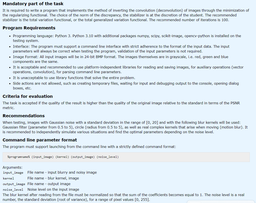
#> input picture VarMethods_Task1/Task1_condition_en.png, 256 x 203 px, shrunk from 1184 x 940 before the run
$ python main.py Task1_condition_en.png Task1_condition_ru.png out.png 1.0
#> lines starting #> are read from the running program, lines starting #| are printed output that depends on the picture
import numpy as np
import cv2
from scipy import signal
import sys

def gradient(z, u, kernel, alpha, noise=0):
    temp = signal.convolve2d(z, kernel, mode='same', boundary='symm') - u + noise
    kernel_T = np.rot90(kernel, k=2)
    residual_part = (2 * signal.convolve2d(temp, kernel_T, mode='same', boundary='symm')).astype('float64')
    for i in range(-1, 2):
        for j in range(-1, 2):
            if i != 0 or j != 0:
                grad = np.sign(np.roll(z, (i, j), axis=(1, 0)) - z)
                grad = np.roll(grad, (-i, -j), axis=(1, 0)) - grad
                grad = grad.astype('float64') / ((i ** 2 + j ** 2) ** 0.5)
                residual_part += alpha * grad

    return residual_part

def deconvolution(blurred_image, kernel, noise_level, alpha=0.1, gamma=0.85, initial_lr=1, n_iter=100):
    result = blurred_image.copy()
    for i in range(1, n_iter + 1):
        if i != 1:
            grad = gradient(result - gamma * v, blurred_image, kernel, alpha)
            v = gamma * v + initial_lr * np.exp(-(i / 100)) * grad
        else:
            grad = gradient(result, blurred_image, kernel, alpha)
            v = initial_lr * np.exp(-(i / 100)) * grad
        result -= v
    return result

input_path = sys.argv[1]
kernel_path = sys.argv[2]
output_path = sys.argv[3]
noise_level = float(sys.argv[4])

blurred_image = cv2.imread(input_path, cv2.IMREAD_GRAYSCALE).astype('float64')
#> blurred_image: shape (203, 256) float64; min 17, max 255, mean 228.3
kernel = cv2.imread(kernel_path, cv2.IMREAD_GRAYSCALE).astype('float64')
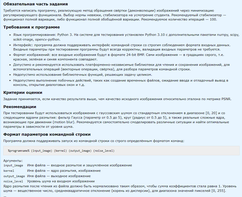
#> input picture VarMethods_Task1/Task1_condition_ru.png, 242 x 197 px, shrunk from 1119 x 913 before the run
#> kernel: shape (197, 242) float64; min 21, max 255, mean 227.3
kernel /= np.sum(kernel)
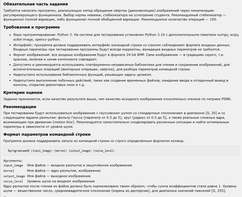
#> kernel: shape (197, 242) float64; min 1.94e-06, max 2.35e-05, mean 2.1e-05; drawn with min black and max white

result = deconvolution(blurred_image, kernel, noise_level, alpha=max(0.1 * noise_level, 0.1))
#> (the run stopped early here; a loop or call above may not have finished)
